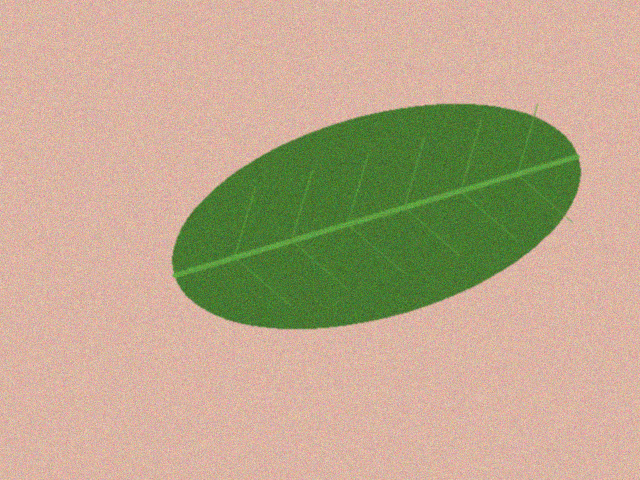
#> input picture teh_006.png, 640 x 480 px
$ python -i bercak.py   (imports and definitions only)
#> lines starting #> are read from the running program, lines starting #| are printed output that depends on the picture; after the words box and inside, x2 and y2 are one past the last pixel; in counts of white or black regions, pixels touching at a corner belong together
#> further down, picture is the input picture: shape (480, 640, 3); mean B, G, R 139.4, 167.5, 187.4
### src/utils_tepi.py

"""utils_tepi.py: fungsi bantu evaluasi deteksi tepi dan morfologi (P5-P6 SIMUTEH)."""

import cv2
import numpy as np


# [35 lines left out: functions tepi_acuan, skor_tepi, iou, not called in this run]


def mask_daun_awal(img_bgr):
    """Mask daun sementara: ambang Otsu pada kanal saturasi (dibahas tuntas di P7)."""
    s = cv2.cvtColor(img_bgr, cv2.COLOR_BGR2HSV)[:, :, 1]
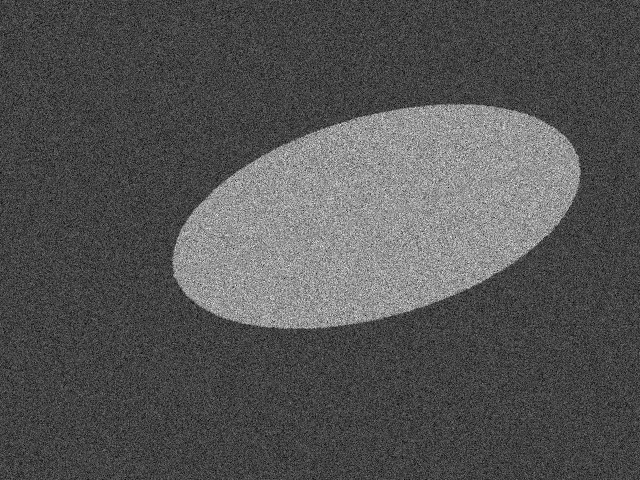
#> s: shape (480, 640); min 0, max 255, mean 83.8
    _, m = cv2.threshold(s, 0, 255, cv2.THRESH_BINARY + cv2.THRESH_OTSU)
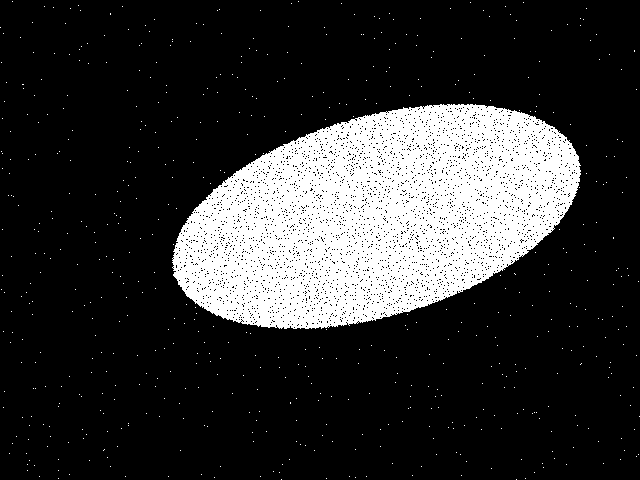
#> m: shape (480, 640); 20.4% white; 599 white regions (598 under 20 px), largest, box (x1, y1, x2, y2) and area: (172, 104, 581, 329) 62058

    return m


def bercak_awal(img_bgr, mask_daun, kanal=2, k=4.0):
    """Citra biner bercak sementara: piksel daun pada kanal terpilih yang lebih
    terang dari median daun + k x MAD (simpangan median absolut, dikali 1,4826).

    Median dan MAD dipakai karena tidak ikut terseret oleh bercak yang luas.
    Hasilnya sengaja masih kasar: memuat titik derau, potongan tulang daun,
    dan tepi daun yang harus dibersihkan dengan operasi morfologi (P6).
    """
#> called with kanal = 2, k = 4
    c = img_bgr[:, :, kanal].astype(np.float32)
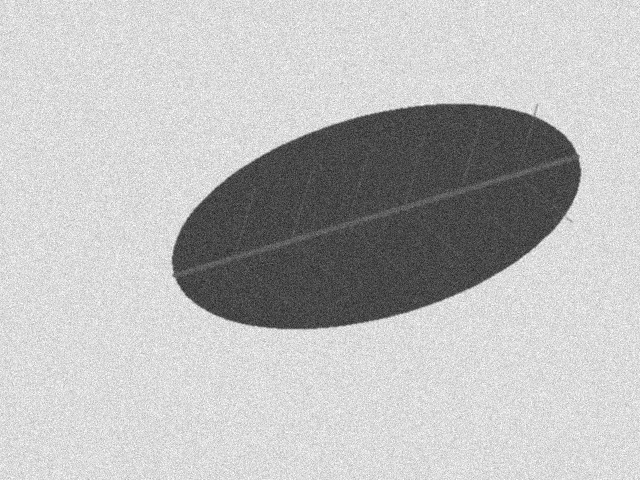
#> c: shape (480, 640) float32; min 25, max 255, mean 187.4
    m = mask_daun > 0

    med = np.median(c[m])
#> med = 72
    mad = 1.4826 * np.median(np.abs(c[m] - med))
#> mad = 13.34

    return (((c > med + k * mad) & m) * 255).astype(np.uint8)
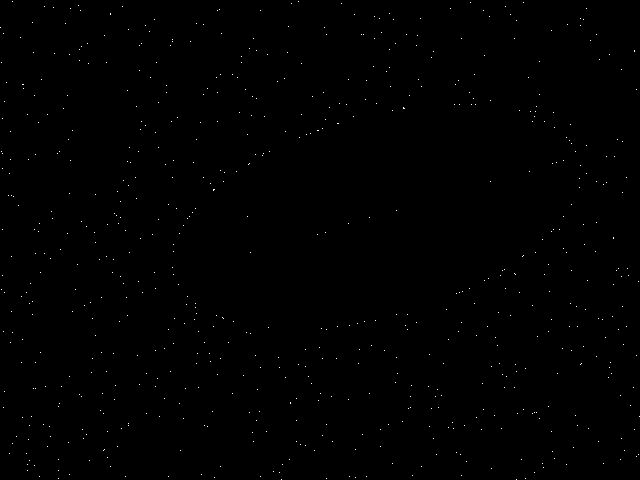
#> returned value: shape (480, 640); 0.23% white in thin lines or dots

### src/bercak.py

"""bercak.py: analisis bercak SIMUTEH (dipakai ulang mulai P7)."""

import json
import cv2
import numpy as np

from utils_tepi import mask_daun_awal, bercak_awal


# Parameter bawaan
PARAM_BERCAK = {
    "kanal": 2,
    "k": 4.0,
    "se_bentuk": "elips",
    "se_open": 5,
    "se_close": 5,
    "luas_min": 20,
    "bulat_min": 0.5,
    "rasio_maks": 1.8,
    "batas_ringan": 0.1,
    "batas_berat": 2.0,
    "mm_per_px": 0.4375,
}


# Bentuk structuring element
_BENTUK = {
    "elips": cv2.MORPH_ELLIPSE,
    "persegi": cv2.MORPH_RECT,
    "silang": cv2.MORPH_CROSS
}


def _se(p, uk):
    """Membuat structuring element sesuai parameter."""
    return cv2.getStructuringElement(
        _BENTUK[p["se_bentuk"]],
        (uk, uk)
    )


def bersihkan(biner, p):
    """Membersihkan mask bercak menggunakan opening dan closing."""

    # TODO 1: Opening
    if p["se_open"] > 0:
        biner = cv2.morphologyEx(
            biner,
            cv2.MORPH_OPEN,
            _se(p, p["se_open"])
        )
#> biner: shape (480, 640); every value is 0

    # TODO 2: Closing
    if p["se_close"] > 0:
        biner = cv2.morphologyEx(
            biner,
            cv2.MORPH_CLOSE,
            _se(p, p["se_close"])
        )

    return biner


def ukur_dan_saring(biner, p):
    """Mengukur dan menyaring komponen bercak berdasarkan ukuran dan bentuk."""

    # TODO 3: Label komponen terhubung dengan konektivitas 8
    n, lbl, st, cen = cv2.connectedComponentsWithStats(
        (biner > 0).astype(np.uint8),
        connectivity=8
    )
#> lbl: shape (480, 640) int32; every value is 0
#> n = 1; st = [[0, 0, 640, 480, 307200]]; cen = [[319.5, 239.5]]

    keluar = np.zeros_like(biner)
    daftar = []

    # TODO 4: Mengukur setiap komponen
    for i in range(1, n):

        # Mengambil kontur komponen
        kontur, _ = cv2.findContours(
            (lbl == i).astype(np.uint8),
            cv2.RETR_EXTERNAL,
            cv2.CHAIN_APPROX_NONE
        )

        if len(kontur) == 0:
            continue

        cnt = kontur[0]

        # Luas komponen dalam piksel
        A = int(st[i, cv2.CC_STAT_AREA])

        # Keliling komponen
        keliling = cv2.arcLength(cnt, True)

        # Kebulatan
        kebulatan = (
            0.0 if keliling == 0
            else 4 * np.pi * A / keliling**2
        )

        # Rasio aspek
        w, h = cv2.minAreaRect(cnt)[1]
        rasio = max(w, h) / max(min(w, h), 1)

        # Luas dalam mm persegi
        luas_mm2 = A * p["mm_per_px"]**2

        # TODO 5: Penyaringan berdasarkan luas, kebulatan, dan rasio
        if (
            A >= p["luas_min"]
            and kebulatan >= p["bulat_min"]
            and rasio <= p["rasio_maks"]
        ):

            keluar[lbl == i] = 255

            daftar.append({
                "label": i,
                "luas_px": A,
                "luas_mm2": round(luas_mm2, 2),
                "keliling_px": round(keliling, 1),
                "kebulatan": round(kebulatan, 2),
                "rasio_aspek": round(rasio, 2),
                "cx": int(cen[i][0]),
                "cy": int(cen[i][1])
            })
#> after the loop, daftar = []

    return keluar, daftar


def analisis_daun(img_praproses, p=None):
    """Masukan: citra BGR hasil praproses. Keluaran: kamus hasil analisis."""

    p = {**PARAM_BERCAK, **(p or {})}

    # Membuat mask daun
    m_daun = mask_daun_awal(img_praproses)

    # Membuat mask bercak awal
    biner = bercak_awal(
        img_praproses,
        m_daun,
        kanal=p["kanal"],
        k=p["k"]
    )

    # Membersihkan dan menyaring bercak
    m_bersih = bersihkan(biner, p)
    m_bercak, daftar = ukur_dan_saring(m_bersih, p)
#> daftar = []

    # TODO 6: Menghitung persentase bercak
    luas_daun = cv2.countNonZero(m_daun)
#> luas_daun = 62664
    luas_bercak = cv2.countNonZero(m_bercak)
#> luas_bercak = 0

    if luas_daun > 0:
        persen = luas_bercak / luas_daun * 100
#> persen = 0
    else:
        persen = 0.0

    # TODO 7: Menentukan kelas kondisi daun
    if persen >= p["batas_berat"]:
        kelas = "Berat"
    elif persen >= p["batas_ringan"]:
        kelas = "Ringan"
    else:
        kelas = "Sehat"

    return {
        "mask_daun": m_daun,
        "mask_bercak": m_bercak,
        "jumlah_bercak": len(daftar),
        "persen_bercak": round(float(persen), 3),
        "kelas": kelas,
        "bercak": daftar
    }


def simpan_param(p, path="../hasil/param_bercak.json"):
    """Menyimpan parameter bercak ke file JSON."""

    with open(path, "w") as f:
        json.dump({**PARAM_BERCAK, **p}, f, indent=2)

>>> import cv2
>>> picture = cv2.imread('../teh_006.png')
>>> result = analisis_daun(picture)
#> result = 6 items

$ run again, on teh_009.png
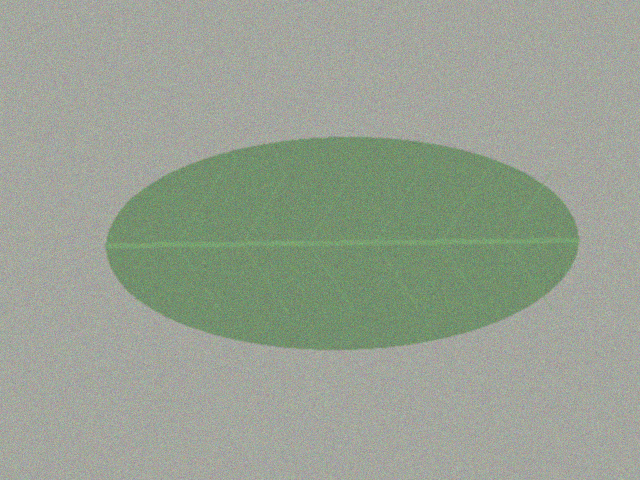
#> input picture teh_009.png, 640 x 480 px
#> picture is the input picture: shape (480, 640, 3); mean B, G, R 146.1, 160.8, 151.5
#> in mask_daun_awal, `_, m = cv2.threshold(s, 0, 255, cv2.THRESH_BINARY + cv2.THRESH_OTSU)`:
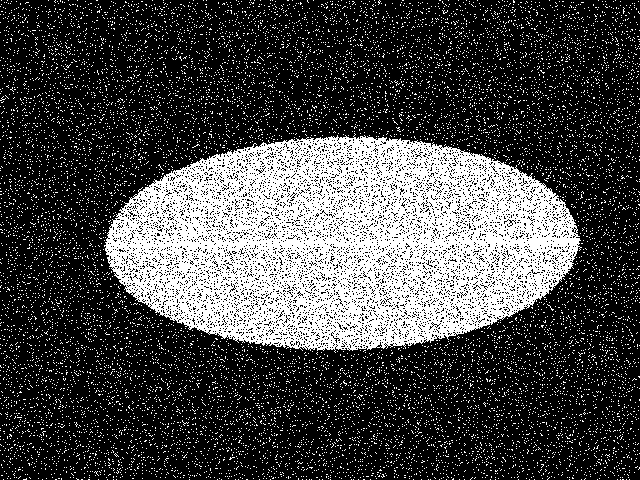
#> m: shape (480, 640); 27.6% white; 12707 white regions (12706 under 20 px), largest, box (x1, y1, x2, y2) and area: (104, 133, 582, 353) 66765
#> med = 118
#> mad = 14.83
#> in bercak_awal, `return (((c > med + k * mad) & m) * 255).astype(np.uint8)`:
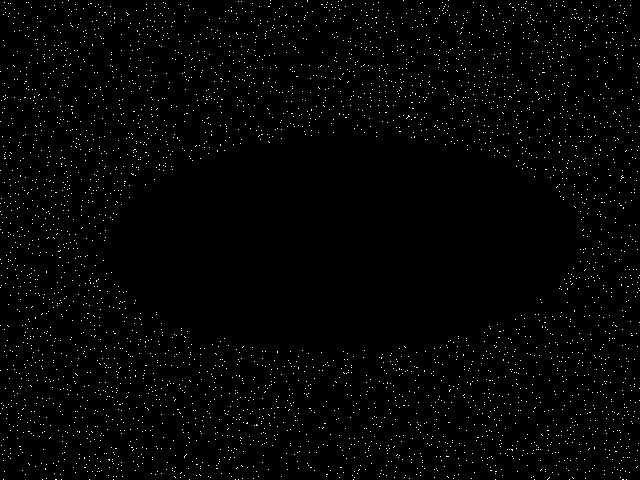
#> returned value: shape (480, 640); 1.4% white in thin lines or dots
#> biner: shape (480, 640); every value is 0
#> lbl: shape (480, 640) int32; every value is 0
#> n = 1; st = [[0, 0, 640, 480, 307200]]; cen = [[319.5, 239.5]]
#> after the loop in ukur_dan_saring, `for i in range(1, n):`: daftar = []
#> luas_daun = 84737
#> luas_bercak = 0
#> result = 6 items
